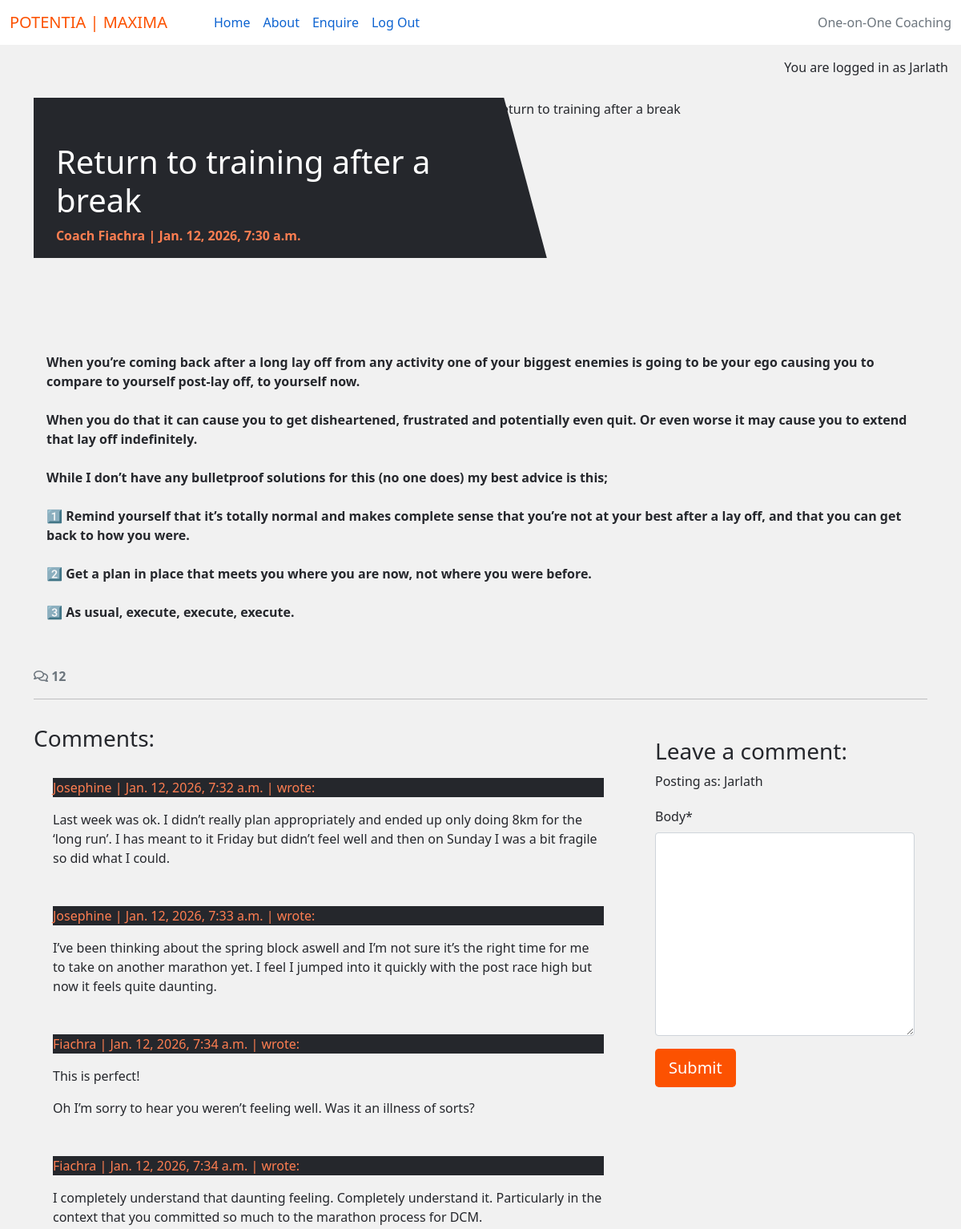
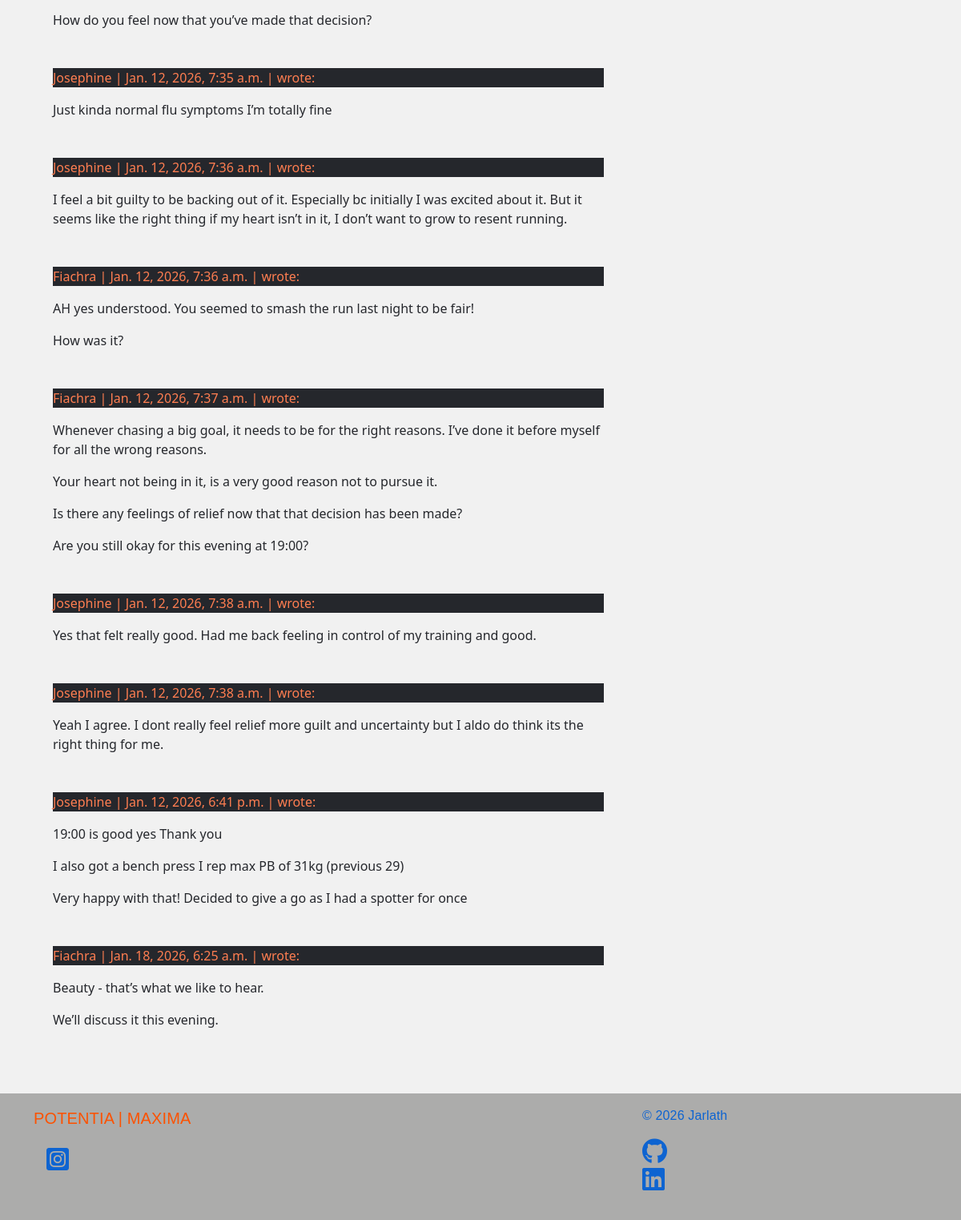
The app's page /return-to-training-after-a-break/ (signed in) with its own data (2 pictures, top to bottom).
### home/models.py (models this page shows, shortened)
class CoachingPost(models.Model):
    title = models.CharField(max_length=200, unique=True)
    slug = models.SlugField(max_length=200, unique=True)
    author = models.ForeignKey(User, on_delete=models.CASCADE)
    featured_image = CloudinaryField('image', default='placeholder')
    status = models.IntegerField(choices=STATUS, default=0)
    created_on = models.DateTimeField(auto_now_add=True)
    updated_on = models.DateTimeField(auto_now=True)
    content = models.TextField()
    excerpt = models.TextField(blank=True)
    class Meta:
        ordering = ["-created_on"]

class ProgressComment(models.Model):
    post = models.ForeignKey(
        CoachingPost,
        on_delete=models.CASCADE,
        related_name="comments",
    )
    author = models.ForeignKey(
        User,
        on_delete=models.CASCADE,
        related_name="commenter",
    )
    body = models.TextField()
    created_on = models.DateTimeField(auto_now_add=True)
    updated_on = models.DateTimeField(auto_now=True)
    class Meta:
        ordering = ["created_on"]

### home/views.py (the view, shortened to what this page needs)
def coaching_post_detail(request, slug):
    queryset = CoachingPost.objects.filter(status=1)
    post = get_object_or_404(queryset, slug=slug)
    comments = post.comments.all().order_by("created_on")
    comment_count = post.comments.count()
    comment_form = CommentForm()
    return render(
        request,
        "home/coaching_post_detail.html",
        {
            "post": post,
            "comments": comments,
            "comment_count": comment_count,
            "comment_form": comment_form,
         },
    )

### home/forms.py
class CommentForm(forms.ModelForm):
    class Meta:
        model = ProgressComment
        fields = ('body',)

### home/templates/home/coaching_post_detail.html (shortened to what this page needs)
{% extends 'base.html' %}
{% load static %}
{% load crispy_forms_tags %}
{% block content %}
{% if user.is_authenticated %}
<div class="masthead">
    <div class="container">
        <div class="row g-0">
            <div class="col-md-6 masthead-text">
                <h1 class="post-title">{{ post.title }}</h1>
                <p class="post-subtitle">Coach {{ post.author | capfirst }} | {{ post.created_on }}</p>
            </div>
            <div class="d-none d-md-block col-md-6 masthead-image">
                {% if "placeholder" in post.featured_image.url %}
                <img src="{% static 'images/default.webp' %}" class="scale" alt="placeholder image">
                {% else %}
                <img src="{{ post.featured_image.url }}" class="scale" alt="{{ post.title }}">
                {% endif %}
            </div>
        </div>
    </div>
</div>
<div class="container">
    <div class="row">
        <div class="col card mb-4  mt-3 left  top">
            <div class="card-body">
                <p class="card-text">
                    {{ post.content | safe }}
                </p>
            </div>
        </div>
    </div>
    <div class="row">
        <div class="col-12">
            <strong class="text-secondary">
                <i class="far fa-comments"></i> {{ comment_count }}
            </strong>
        </div>
        <div class="col-12">
            <hr>
        </div>
    </div>
    <div class="row">
        <div class="col-md-8 card mb-4  mt-3 ">
            <h3>Comments:</h3>
            <div class="card-body">
                {% for comment in comments %}
                <div class="p-2 comments">
                    <p class="comment-heading">
                        {{ comment.author | capfirst }} |
                        <span>
                            {{ comment.created_on }}
                        </span> | wrote:
                    </p>
                    <div id="comment{{ comment.id }}">
                        {{ comment.body | linebreaks }}
                    </div>
                </div>
                {% endfor %}
            </div>
        </div>
        <div class="col-md-4 card mb-4 mt-3">
            <div class="card-body">
                {% if user.is_authenticated %}
                <h3>Leave a comment:</h3>
                <p>Posting as: {{ user.username | capfirst }}</p>
                <form id="commentForm" method="post" style="margin-top: 1.3em;">
                    {{ comment_form | crispy }}
                    <button id="submitButton" type="submit" class="btn btn-signup btn-lg">Submit</button>
                </form>
                {% else %}
                <p>Log in to leave a comment</p>
                {% endif %}
            </div>
        </div>
    </div>
</div>
{% endif %}
{% endblock content %}

### templates/base.html (shortened to what this page needs)
{% load static %}
{% url 'home' as home_url %}
{% url 'about' as about_url %}
{% url 'enquire' as enquire_url %}
{% url 'account_signup' as signup_url %}
{% url 'account_login' as login_url %}
{% url 'account_logout' as logout_url %}
<!DOCTYPE html>
<html class="h-100" lang="en">
<head>
    <link rel="stylesheet" href="https://cdnjs.cloudflare.com/ajax/libs/font-awesome/5.15.3/css/all.min.css">
    <link href="https://cdn.jsdelivr.net/npm/bootstrap@5.0.1/dist/css/bootstrap.min.css" rel="stylesheet"
>
    <link rel="stylesheet" href="{% static 'css/style.css' %}">
</head>
<body class="d-flex flex-column h-100 main-bg">
    <nav class="navbar navbar-expand-lg navbar-light bg-white">
        <div class="container-fluid">
            <a class="text-orange" aria-label="Go to Home" alt="Go to home page" href="{% url 'home' %}">POTENTIA | MAXIMA</a>
            <div class="collapse navbar-collapse" id="navbarText">
                <ul class="navbar-nav me-auto mb-2 mb-lg-0">
                    <li class="nav-item">
                        <a class="nav-link {% if request.path == home_url %}active{% endif %}" aria-current="page"
                            href="{% url 'home' %}">Home</a>
                    </li>
                    <li class="nav-item">
                        <a class="nav-link
                {% if request.path == about_url %}active{%endif%}" aria-current="page"
                            href="{% url 'about' %}">About</a>
                    </li>
                    <li class="nav-item">
                        <a class="nav-link
                {% if request.path == enquire_url %}active{%endif%}" aria-current="page"
                            href="{% url 'enquire' %}">Enquire</a>
                    </li>
                    {% if user.is_authenticated %}
                    <li class="nav-item">
                        <a class="nav-link {% if request.path == logout_url %}active{% endif %}" aria-current="page"
                            href="{% url 'account_logout' %}">Log Out</a>
                    </li>
                    {% endif %}
                </ul>
                <span class="navbar-text text-muted">
                    One-on-One Coaching
                </span>
            </div>
        </div>
    </nav>
    <main class="flex-shrink-0 main-bg">
        {% if user.is_authenticated %}
        <p class="text-end m-3">You are logged in as {{ user | capfirst }}</p>
        {% else %}
        <p class="text-end m-3">You are not logged in</p>
        {% endif %}
        {% block content %}{% endblock content %}
    </main>
    <footer class="footer mt-auto py-3 footer-bg">
        <div class="container">
            <div class="row">
                <div class="col text-left">
                    <a class="text-orange" aria-label="Go to Home" alt="Go to home page" href="{% url 'home' %}">POTENTIA | MAXIMA</a>
                    <p>
                        <a href="https://www.instagram.com" target="_blank" rel="noopener"
                                aria-label="Visit my Instagram page (opens in a new tab)">
                        <i class="fab fa-instagram-square ms-3 text-blue-icon footer-link-insta"></i>
                        </a>
                    </p>
                </div>
                <div class="col text-left">
                </div>
                <div class="col text-right text-blue">
                    <p>&copy; 2026 Jarlath
                    <ul class="social-networks">
                        <li>
                            <a href="https://github.com/JarlathMacS" target="_blank" rel="noopener"
                                aria-label="Visit my GitHub page (opens in a new tab)"><i
                                    class="fab fa-github text-blue-icon"></i></a>
                        </li>
                        <li>
                            <a href="https://www.linkedin.com/in/jarlathsweeney" target="_blank" rel="noopener"
                                aria-label="Visit my LinkedIn page (opens in a new tab)"><i
                                    class="fab fa-linkedin text-blue-icon"></i></a>
                        </li>
                    </ul>
                    </p>
                </div>
            </div>
        </div>
    </footer>
</body>
</html>

### static/css/style.css (style rules this page uses)
body { background-color: #F1F1F1; color: #25272C; }
.main-bg { background-color: #F1F1F1; }
.footer-bg { background-color: #acacab; }
.text-blue { color: #0e64d1; font-size: 16px; text-decoration: none; }
.text-blue-icon { color: #0e64d1; font-size: 200%; }
.text-orange { color: #fc5201; font-size: 20px; text-decoration: none; }
.card { border: none; background-color: transparent; }
.scale { width: 100%; height: auto; }
.masthead { margin-top: 10px; overflow: hidden; position: relative; display: inline-block; height: 33vh; width: 100%; }
.masthead-text { background-color: #25272C; color: white; position: relative; }
.masthead-image { position: relative; overflow: hidden; }
.masthead-image:after { content: ""; position: absolute; top: 0; right: 90%; height: 100%; width: 150%; background: #25272C; -webkit-transform: skew(15deg); -moz-transform: skew(15deg); transform: skew(15deg); z-index: 100; }
.post-title { margin-top: 10%; margin-left: 5%; }
.post-subtitle { margin-left: 5%; color: #ff7e51; font-weight: bold; }
.btn-signup { background-color: #fc5201; color: #ffffff; }
.navbar-light .navbar-nav .nav-link { color:#0e64d1; }
#navbarText { padding-left: 50px; }
.comment-heading { background: #25272C; color: #ff7e51; }
.footer { padding-top: 2%; padding-bottom: 2%; font-family: Arial, Helvetica, sans-serif; letter-spacing: .009em; }
.social-networks { list-style-type: none; padding: 0%; }
.footer-link-insta { margin: 20px 20px 0px; }

### records on screen
CoachingPost: title "Return to training after a break", author "Fiachra", created_on "Jan. 12, 2026, 7:30 a.m.", content "When you’re coming back after a long lay off from any activity one of your biggest enemies is going to be your ego causing you to compare to yourself post-lay off, to yourself now. When you do that it can cause you to get disheartened, frustrated and potentially even quit. Or even worse it may cause you to extend that lay off indefinitely. While I don’t have any bulletproof solutions for this (no one does) my best advice is this; 1️⃣ Remind yourself that it’s totally normal and makes complete sense that you’re not at your best after a lay off, and that you can get back to how you were. 2️⃣ Get a plan in place that meets you where you are now, not where you were before. 3️⃣ As usual,…"
ProgressComment: author "Josephine", created_on "Jan. 12, 2026, 7:32 a.m.", body "Last week was ok. I didn’t really plan appropriately and ended up only doing 8km for the ‘long run’. I has meant to it Friday but didn’t feel well and then on Sunday I was a bit fragile so did what I could."
ProgressComment: author "Josephine", created_on "Jan. 12, 2026, 7:33 a.m.", body "I’ve been thinking about the spring block aswell and I’m not sure it’s the right time for me to take on another marathon yet. I feel I jumped into it quickly with the post race high but now it feels quite daunting."
ProgressComment: author "Fiachra", created_on "Jan. 12, 2026, 7:34 a.m.", body "This is perfect! Oh I’m sorry to hear you weren’t feeling well. Was it an illness of sorts?"
ProgressComment: author "Fiachra", created_on "Jan. 12, 2026, 7:34 a.m.", body "I completely understand that daunting feeling. Completely understand it. Particularly in the context that you committed so much to the marathon process for DCM. How do you feel now that you’ve made that decision?"
ProgressComment: author "Josephine", created_on "Jan. 12, 2026, 7:35 a.m.", body "Just kinda normal flu symptoms I’m totally fine"
ProgressComment: author "Josephine", created_on "Jan. 12, 2026, 7:36 a.m.", body "I feel a bit guilty to be backing out of it. Especially bc initially I was excited about it. But it seems like the right thing if my heart isn’t in it, I don’t want to grow to resent running."
ProgressComment: author "Fiachra", created_on "Jan. 12, 2026, 7:36 a.m.", body "AH yes understood. You seemed to smash the run last night to be fair! How was it?"
ProgressComment: author "Fiachra", created_on "Jan. 12, 2026, 7:37 a.m.", body "Whenever chasing a big goal, it needs to be for the right reasons. I’ve done it before myself for all the wrong reasons. Your heart not being in it, is a very good reason not to pursue it. Is there any feelings of relief now that that decision has been made? Are you still okay for this evening at 19:00?"
ProgressComment: author "Josephine", created_on "Jan. 12, 2026, 7:38 a.m.", body "Yes that felt really good. Had me back feeling in control of my training and good."
ProgressComment: author "Josephine", created_on "Jan. 12, 2026, 7:38 a.m.", body "Yeah I agree. I dont really feel relief more guilt and uncertainty but I aldo do think its the right thing for me."
ProgressComment: author "Josephine", created_on "Jan. 12, 2026, 6:41 p.m.", body "19:00 is good yes Thank you I also got a bench press I rep max PB of 31kg (previous 29) Very happy with that! Decided to give a go as I had a spotter for once"
ProgressComment: author "Fiachra", created_on "Jan. 18, 2026, 6:25 a.m.", body "Beauty - that’s what we like to hear. We’ll discuss it this evening."

### other values on screen
{{ user | capfirst }} "Jarlath"
{{ comment_count }} "12"
{{ user.username | capfirst }} "Jarlath"
